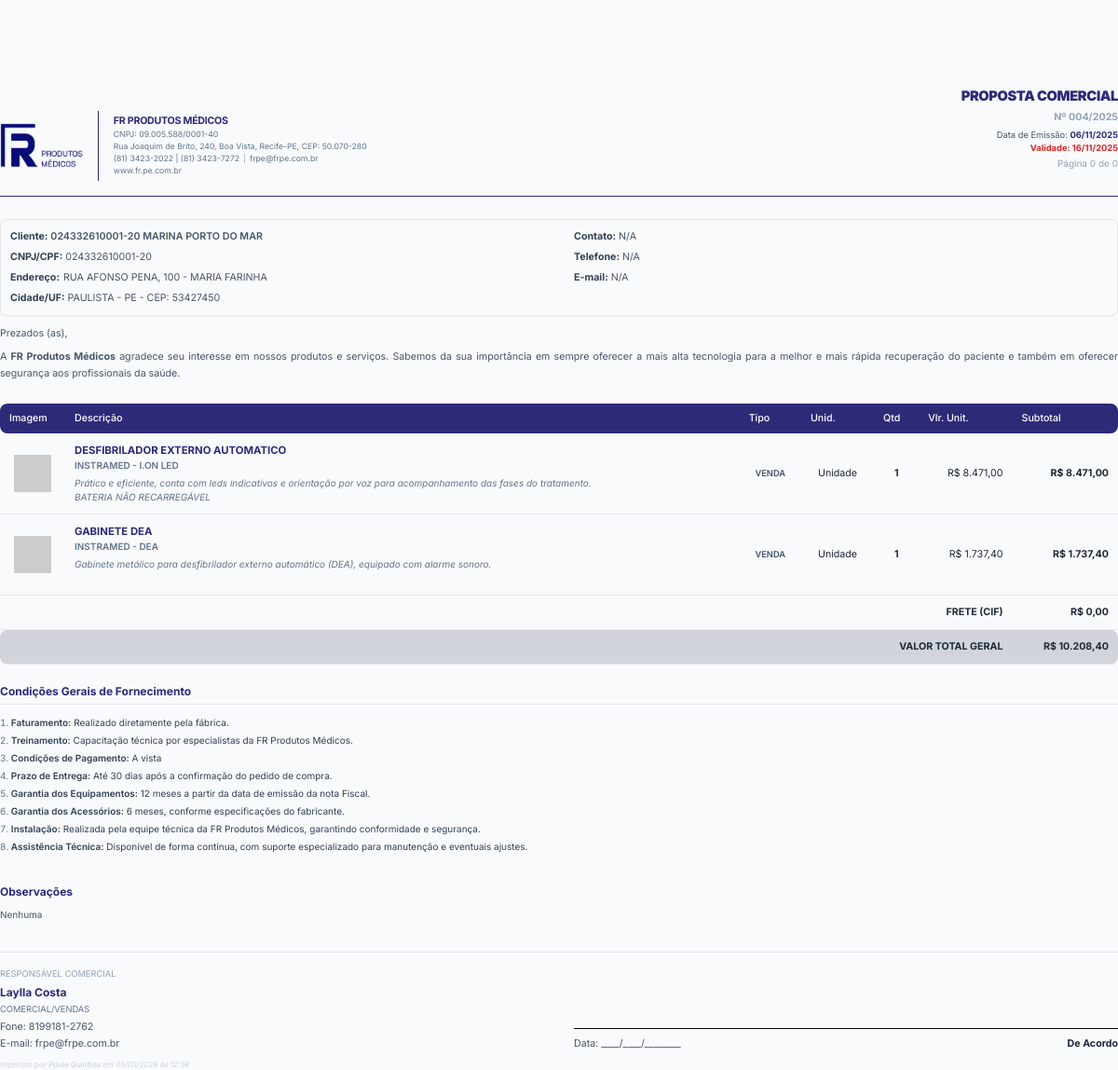
Page /crm/imprimir_proposta.php?id=66 (signed in) on the committed database.
### tables this page shows
CREATE TABLE `propostas` (
  `id` int(11) NOT NULL,
  `numero_proposta` varchar(20) DEFAULT NULL,
  `oportunidade_id` int(11) DEFAULT NULL,
  `cliente_pf_id` int(11) DEFAULT NULL,
  `organizacao_id` int(11) DEFAULT NULL,
  `contato_id` int(11) DEFAULT NULL,
  `usuario_id` int(11) DEFAULT NULL,
  `valor_total` decimal(20,2) NOT NULL DEFAULT 0.00,
  `status` varchar(50) NOT NULL DEFAULT 'Rascunho',
  `frete_tipo` enum('CIF','FOB') DEFAULT 'CIF',
  `frete_valor` decimal(10,2) DEFAULT 0.00,
  `motivo_status` text DEFAULT NULL,
  `data_validade` date DEFAULT NULL,
  `faturamento` text DEFAULT NULL,
  `treinamento` text DEFAULT NULL,
  `condicoes_pagamento` text DEFAULT NULL,
  `prazo_entrega` text DEFAULT NULL,
  `garantia_equipamentos` text DEFAULT NULL,
  `garantia_acessorios` text DEFAULT NULL,
  `instalacao` text DEFAULT NULL,
  `assistencia_tecnica` text DEFAULT NULL,
  `observacoes` text DEFAULT NULL,
  `assinatura_url` varchar(512) DEFAULT NULL,
  `data_criacao` timestamp NOT NULL DEFAULT current_timestamp(),
  `atualizado_por_id` int(11) DEFAULT NULL
);

CREATE TABLE `organizacoes` (
  `id` int(11) NOT NULL,
  `nome_fantasia` varchar(255) NOT NULL,
  `razao_social` varchar(255) DEFAULT NULL,
  `cnpj` varchar(20) DEFAULT NULL,
  `cep` varchar(10) DEFAULT NULL,
  `logradouro` varchar(255) DEFAULT NULL,
  `numero` varchar(20) DEFAULT NULL,
  `complemento` varchar(100) DEFAULT NULL,
  `bairro` varchar(100) DEFAULT NULL,
  `cidade` varchar(100) DEFAULT NULL,
  `estado` varchar(2) DEFAULT NULL,
  `data_criacao` timestamp NOT NULL DEFAULT current_timestamp()
);

CREATE TABLE `proposta_itens` (
  `id` int(11) NOT NULL,
  `proposta_id` int(11) NOT NULL,
  `produto_id` int(11) DEFAULT NULL,
  `descricao` varchar(255) NOT NULL COMMENT 'Descrição personalizada no momento da proposta',
  `descricao_detalhada` text DEFAULT NULL,
  `fabricante` varchar(255) DEFAULT NULL,
  `modelo` varchar(255) DEFAULT NULL,
  `imagem_url` varchar(512) DEFAULT NULL,
  `quantidade` int(11) NOT NULL,
  `valor_unitario` decimal(20,2) NOT NULL COMMENT 'Valor personalizado no momento da proposta',
  `status` enum('VENDA','LOCAÇÃO') DEFAULT 'VENDA',
  `unidade_medida` varchar(50) DEFAULT NULL,
  `parametros` longtext DEFAULT NULL COMMENT 'Armazena os parâmetros do produto no momento da criação da proposta' CHECK (json_valid(`parametros`)),
  `meses_locacao` int(11) DEFAULT 1,
  `meses` int(11) DEFAULT 1,
  `desconto_percent` decimal(5,2) NOT NULL DEFAULT 0.00
);

CREATE TABLE `usuarios` (
  `id` int(11) NOT NULL,
  `nome` varchar(255) NOT NULL,
  `email` varchar(255) NOT NULL,
  `telefone` varchar(255) DEFAULT NULL,
  `senha` varchar(255) NOT NULL,
  `role` enum('Gestor','Comercial','Vendedor','Especialista','Analista','Representante','Marketing') NOT NULL,
  `cargo` varchar(255) DEFAULT NULL,
  `status` enum('Ativo','Inativo') NOT NULL DEFAULT 'Ativo',
  `data_criacao` timestamp NOT NULL DEFAULT current_timestamp()
);

### crm/imprimir_proposta.php (the view, shortened to what the rows shown need)
<?php
$proposal_id = (int) $_GET['id'];
$proposal = null;
try {
    $database = new Database();
    $pdo = $database->getConnection();
    $current_user_name = 'Usuário Desconhecido';
    try {
        $stmt_user = $pdo->prepare("SELECT nome FROM usuarios WHERE id = ?");
        $stmt_user->execute([$_SESSION['user_id']]);
        $current_user_name = $stmt_user->fetchColumn();
    } catch (Exception $e) {
    }
    $proposal_stmt = $pdo->prepare("
        SELECT p.*,
               o.nome_fantasia as organizacao_nome, o.razao_social, o.cnpj, o.logradouro, o.numero as org_numero, o.complemento as org_complemento, o.bairro as org_bairro, o.cidade as org_cidade, o.estado as org_estado, o.cep as org_cep,
               pf.nome as cliente_pf_nome, pf.cpf,
               ct.nome as contato_nome, ct.email as contato_email, ct.telefone as contato_telefone,
               u.nome as vendedor_nome, u.role as vendedor_role, u.cargo as vendedor_cargo, u.email as vendedor_email, u.telefone as vendedor_telefone
        FROM propostas p
        LEFT JOIN organizacoes o ON p.organizacao_id = o.id
        LEFT JOIN clientes_pf pf ON p.cliente_pf_id = pf.id
        LEFT JOIN contatos ct ON p.contato_id = ct.id
        LEFT JOIN usuarios u ON p.usuario_id = u.id
        WHERE p.id = ?");
    $proposal_stmt->execute([$proposal_id]);
    $proposal = $proposal_stmt->fetch(PDO::FETCH_ASSOC);
    if ($proposal) {
        $items_stmt = $pdo->prepare("SELECT * FROM proposta_itens WHERE proposta_id = ?");
        $items_stmt->execute([$proposal_id]);
        $items = $items_stmt->fetchAll(PDO::FETCH_ASSOC);
        $proposal['items'] = $items;
    }
} catch (Exception $e) {
    die('Erro ao conectar-se à base de dados: ' . $e->getMessage());
}
function format_currency($value)
{
    return 'R$ ' . number_format($value, 2, ',', '.');
}
function format_date($value, $format = 'd/m/Y')
{
    try {
        $date = new DateTime($value, new DateTimeZone('America/Recife'));
        return $date->format($format);
    } catch (Exception $e) {
        return 'Data Inválida';
    }
}
?>
<!DOCTYPE html>
<html lang="pt-BR">
<head>
    <script src="https://cdn.tailwindcss.com"></script>
</head>
<body>
    <div id="content">
        <header class="running-header border-b border-[#2e2a78] pb-4">
            <div class="text-right mb-2">
                <h1 class="text-[11pt] font-black text-[#2e2a78] uppercase leading-none tracking-tight">PROPOSTA
                    COMERCIAL</h1>
            </div>
            <div class="flex justify-between items-start">
                <div class="text-right flex flex-col pt-0.5">
                    <p class="text-[8pt] font-bold text-[#94a3b8] mb-1 leading-none">Nº
                        <?php echo htmlspecialchars($proposal['numero_proposta']); ?>
                    </p>
                    <div class="text-[7pt] text-slate-600 leading-tight mt-1">
                        <p class="mb-0.5">Data de Emissão: <span
                                class="font-bold text-[#2e2a78]"><?php echo format_date($proposal['data_criacao']); ?></span>
                        </p>
                        <p class="mb-0.5 font-bold text-red-600">Validade:
                            <?php echo format_date($proposal['data_validade']); ?>
                        </p>
                        <p class="text-[#94a3b8] page-counter font-normal text-[7.5pt] mt-1"></p>
                    </div>
                </div>
            </div>
        </header>
        <div class="client-box grid grid-cols-2 gap-8 break-inside-avoid shadow-sm">
            <div class="space-y-1.5">
                <p><span class="font-bold text-slate-700">Cliente:</span> <span
                        class="uppercase font-semibold text-slate-600"><?php echo htmlspecialchars($proposal['cnpj'] ?: $proposal['cpf']); ?>
                        <?php echo htmlspecialchars($proposal['organizacao_nome'] ?: $proposal['cliente_pf_nome']); ?></span>
                </p>
                <p><span class="font-bold text-slate-700">CNPJ/CPF:</span> <span
                        class="text-slate-600"><?php echo htmlspecialchars($proposal['cnpj'] ?: $proposal['cpf']); ?></span>
                </p>
                <p class="flex items-start gap-1">
                    <span class="font-bold text-slate-700 whitespace-nowrap">Endereço:</span>
                    <span
                        class="text-slate-600"><?php echo htmlspecialchars($proposal['logradouro'] . ', ' . $proposal['org_numero'] . ($proposal['org_complemento'] ? ' (' . $proposal['org_complemento'] . ')' : '')); ?>
                        - <?php echo htmlspecialchars($proposal['org_bairro']); ?></span>
                </p>
                <p><span class="font-bold text-slate-700">Cidade/UF:</span> <span
                        class="uppercase text-slate-600"><?php echo htmlspecialchars($proposal['org_cidade'] . ' - ' . $proposal['org_estado']); ?>
                        - CEP: <?php echo htmlspecialchars($proposal['org_cep']); ?></span></p>
            </div>
        </div>
        <table class="ref-table">
            <thead>
                <tr>
                    <th width="70">Imagem</th>
                    <th>Descrição</th>
                    <th class="text-center">Tipo</th>
                    <th class="text-center">Unid.</th>
                    <th class="text-center">Qtd</th>
                    <th class="text-right">Vlr. Unit.</th>
                    <th class="text-right">Subtotal</th>
                </tr>
            </thead>
            <tbody>
                <?php foreach ($proposal['items'] as $item):
                    $valor_unitario_base = (float) ($item['valor_unitario'] ?? 0);
                    $is_locacao = (strtoupper($item['status']) === 'LOCAÇÃO');
                    $meses_locacao = 1;
                    $quantidade = (int) ($item['quantidade'] ?? 1);
                    $unidade_medida = $is_locacao ? 'Mês' : ($item['unidade_medida'] ?: 'Unidade');
                    ?>
                    <tr class="break-inside-avoid">
                        <td class="text-center align-middle">
                            <img src="<?php echo htmlspecialchars($item['imagem_url'] ?: 'https://placehold.co/40x40/e2e8f0/64748b?text=IMG'); ?>"
                                class="w-10 h-10 object-contain mx-auto"
                                onerror="this.onerror=null;this.src='https://placehold.co/40x40/e2e8f0/64748b?text=IMG'">
                        </td>
                        <td>
                            <div class="font-bold text-[#2e2a78] uppercase text-[8.5pt]">
                                <?php echo htmlspecialchars($item['descricao']); ?>
                            </div>
                            <div class="text-[7.5pt] uppercase text-slate-500 font-semibold">
                                <?php echo htmlspecialchars($item['fabricante'] . ' - ' . $item['modelo']); ?>
                            </div>
                            <div class="text-[7.5pt] text-slate-500 italic mt-1">
                                <?php echo nl2br(htmlspecialchars($item['descricao_detalhada'])); ?>
                            </div>
                        </td>
                        <td class="text-center">
                            <div class="text-[7pt] font-semibold text-slate-600 uppercase">
                                <?php echo $is_locacao ? 'LOCAÇÃO' : 'VENDA'; ?>
                            </div>
                        </td>
                        <td class="text-center"><?php echo htmlspecialchars($unidade_medida); ?></td>
                        <td class="text-center font-bold text-slate-700"><?php echo htmlspecialchars($quantidade); ?></td>
                        <td class="text-right whitespace-nowrap text-slate-600">
                            <?php echo format_currency($valor_unitario_base); ?>
                        </td>
                        <td class="text-right font-bold text-slate-600 whitespace-nowrap">
                            <?php echo format_currency($valor_unitario_base * $quantidade * ($is_locacao ? $meses_locacao : 1)); ?>
                        </td>
                    </tr>
                <?php endforeach; ?>
                <?php
                $frete_tipo = $proposal['frete_tipo'] ?? 'CIF';
                $frete_valor = (float) ($proposal['frete_valor'] ?? 0);
                ?>
                <tr class="bg-gray-50 break-inside-avoid print:bg-gray-50"
                    style="-webkit-print-color-adjust: exact; print-color-adjust: exact;">
                    <td colspan="6" class="text-right py-2 px-4 text-[8.5pt] uppercase font-bold text-slate-600">
                        Frete (<?php echo htmlspecialchars($frete_tipo); ?>)
                    </td>
                    <td class="text-right py-2 px-4 text-[9pt] font-bold text-slate-700 whitespace-nowrap">
                        <?php echo format_currency($frete_valor); ?>
                    </td>
                </tr>
            </tbody>
        </table>
        <div class="mb-8 text-[7.5pt] text-slate-700 break-inside-avoid">
            <ol class="list-decimal list-inside space-y-1 marker:text-slate-500">
                <li><span class="font-semibold">Faturamento:</span>
                    <?php echo htmlspecialchars($proposal['faturamento'] ?: '-'); ?></li>
                <li><span class="font-semibold">Treinamento:</span>
                    <?php echo htmlspecialchars($proposal['treinamento'] ?: '-'); ?></li>
                <li><span class="font-semibold">Condições de Pagamento:</span>
                    <?php echo htmlspecialchars($proposal['condicoes_pagamento'] ?: '-'); ?></li>
                <li><span class="font-semibold">Prazo de Entrega:</span>
                    <?php echo htmlspecialchars($proposal['prazo_entrega'] ?: '-'); ?></li>
                <li><span class="font-semibold">Garantia dos Equipamentos:</span>
                    <?php echo htmlspecialchars($proposal['garantia_equipamentos'] ?: '-'); ?></li>
                <li><span class="font-semibold">Garantia dos Acessórios:</span>
                    <?php echo htmlspecialchars($proposal['garantia_acessorios'] ?: '-'); ?></li>
                <li><span class="font-semibold">Instalação:</span>
                    <?php echo htmlspecialchars($proposal['instalacao'] ?: '-'); ?></li>
                <li><span class="font-semibold">Assistência Técnica:</span>
                    <?php echo htmlspecialchars($proposal['assistencia_tecnica'] ?: '-'); ?></li>
            </ol>
        </div>
        <?php if (!empty($proposal['observacoes'])): ?>
            <div class="mb-8 text-[7.5pt] break-inside-avoid">
                <h3 class="font-bold text-[#2e2a78] text-[9pt] mb-2">Observações</h3>
                <p class="text-slate-600"><?php echo nl2br(htmlspecialchars($proposal['observacoes'])); ?></p>
            </div>
        <?php endif; ?>
        <div class="break-inside-avoid mt-8 pt-4 border-t border-gray-200">
            <div class="grid grid-cols-2 gap-8 text-[8pt]">
                <div>
                    <p class="text-[7pt] text-slate-400 uppercase mb-1">Responsável Comercial</p>
                    <p class="font-bold text-[#2e2a78] text-[9pt] mb-0.5">
                        <?php echo htmlspecialchars($proposal['vendedor_nome']); ?>
                    </p>
                    <p class="uppercase text-slate-500 text-[7pt] mb-1">
                        <?php echo htmlspecialchars($proposal['vendedor_cargo'] ?: $proposal['vendedor_role']); ?>
                    </p>
                    <p class="text-slate-600 mb-0.5">Fone:
                        <?php echo htmlspecialchars($proposal['vendedor_telefone']); ?>
                    </p>
                    <p class="text-slate-600">E-mail: <?php echo htmlspecialchars($proposal['vendedor_email']); ?></p>
                </div>
            </div>
            <?php if ($current_user_name && $current_user_name !== $proposal['vendedor_nome']): ?>
                <div class="mt-2 text-left">
                    <p class="text-[6pt] text-slate-300 italic">
                        Impresso por <span class="font-medium"><?php echo htmlspecialchars($current_user_name); ?></span> em
                        <?php echo date('d/m/Y \à\s H:i'); ?>
                    </p>
                </div>
            <?php endif; ?>
        </div>
    </div>
</body>
</html>

### rows in the picture
propostas: numero_proposta "004/2025", data_criacao "06/11/2025", data_validade "16/11/2025", organizacoes.cnpj "024332610001-20", organizacoes.nome_fantasia "MARINA PORTO DO MAR", organizacoes.logradouro+numero+complemento "RUA AFONSO PENA, 100", organizacoes.bairro "MARIA FARINHA", organizacoes.cidade+estado "PAULISTA - PE", organizacoes.cep "53427450", frete_tipo "CIF", frete_valor "R$ 0,00", faturamento "Realizado diretamente pela fábrica.", treinamento "Capacitação técnica por especialistas da FR Produtos Médicos.", condicoes_pagamento "A vista", prazo_entrega "Até 30 dias após a confirmação do pedido de compra.", garantia_equipamentos "12 meses a partir da data de emissão da nota Fiscal.", garantia_acessorios "6 meses, conforme especificações do fabricante.", instalacao "Realizada pela equipe técnica da FR Produtos Médicos, garantindo conformidade e segurança.", assistencia_tecnica "Disponível de forma contínua, com suporte especializado para manutenção e eventuais ajustes.", observacoes "Nenhuma", usuario.nome "Laylla Costa", usuario.cargo "COMERCIAL/VENDAS", usuario.telefone "8199181-2762", usuario.email "frpe@frpe.com.br"
proposta_itens: descricao "DESFIBRILADOR EXTERNO AUTOMATICO", fabricante+modelo "INSTRAMED - I.ON LED", descricao_detalhada "Prático e eficiente, conta com leds indicativos e orientação por voz para acompanhamento das fases do tratamento. BATERIA NÃO RECARREGÁVEL", shows "VENDA", unidade_medida "Unidade", quantidade "1", valor_unitario "R$ 8.471,00", format_currency($valor_unitario_base * $quantidade * ($is_locacao ? $meses_locacao : 1)) "R$ 8.471,00"
proposta_itens: descricao "GABINETE DEA", fabricante+modelo "INSTRAMED - DEA", descricao_detalhada "Gabinete metálico para desfibrilador externo automático (DEA), equipado com alarme sonoro.", shows "VENDA", unidade_medida "Unidade", quantidade "1", valor_unitario "R$ 1.737,40", format_currency($valor_unitario_base * $quantidade * ($is_locacao ? $meses_locacao : 1)) "R$ 1.737,40"
usuarios: nome "Paulo Quintino"

### other values in the picture
$company_info['name'] "FR PRODUTOS MÉDICOS"
$company_info['cnpj'] "09.005.588/0001-40"
$company_info['address'] "Rua Joaquim de Brito, 240, Boa Vista, Recife-PE, CEP: 50.070-280"
$company_info['phone'] "(81) 3423-2022 | (81) 3423-7272"
$company_info['email'] "frpe@frpe.com.br"
$company_info['site'] "www.fr.pe.com.br"
$proposal['contato_nome'] ?: 'N/A' "N/A"
$proposal['contato_telefone'] ?: 'N/A' "N/A"
$proposal['contato_email'] ?: 'N/A' "N/A"
format_currency($total_geral) "R$ 10.208,40"
